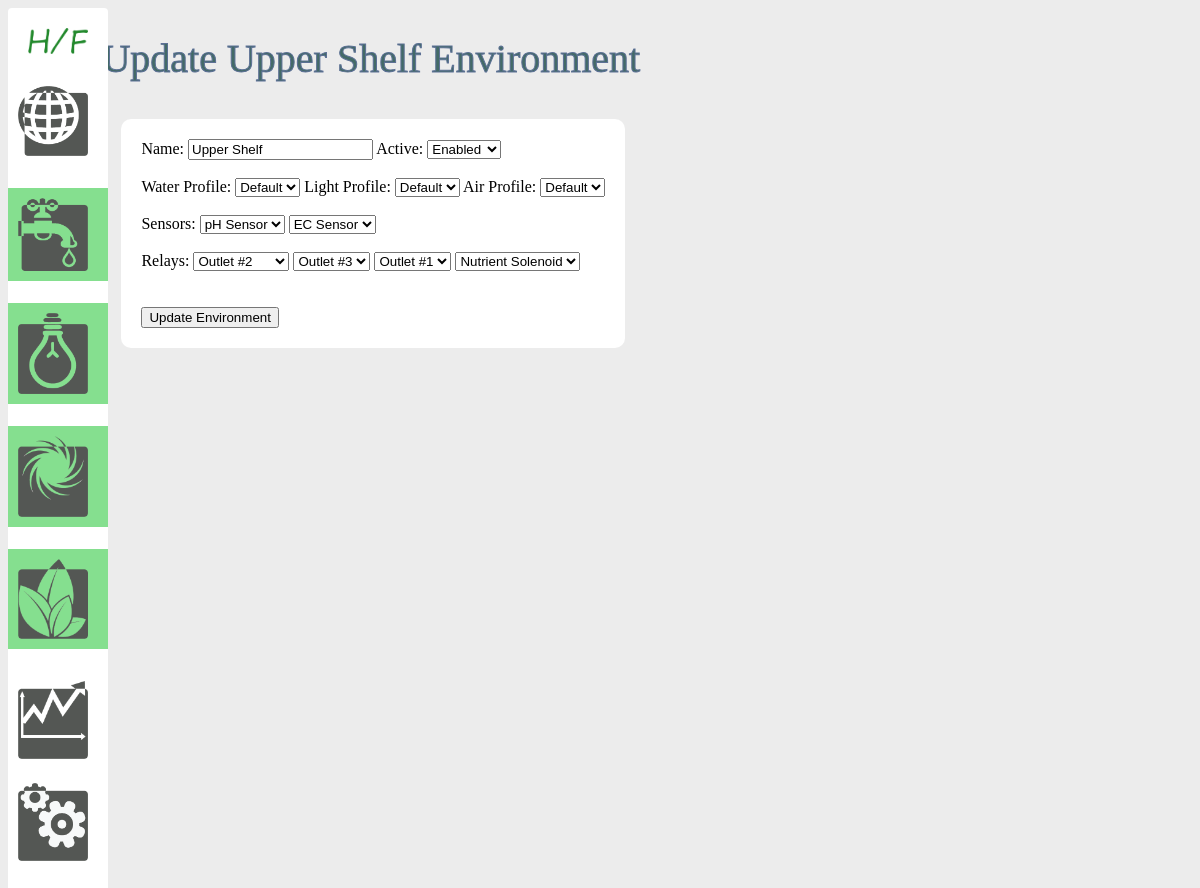
The app's page /update_enviro/1, older data.
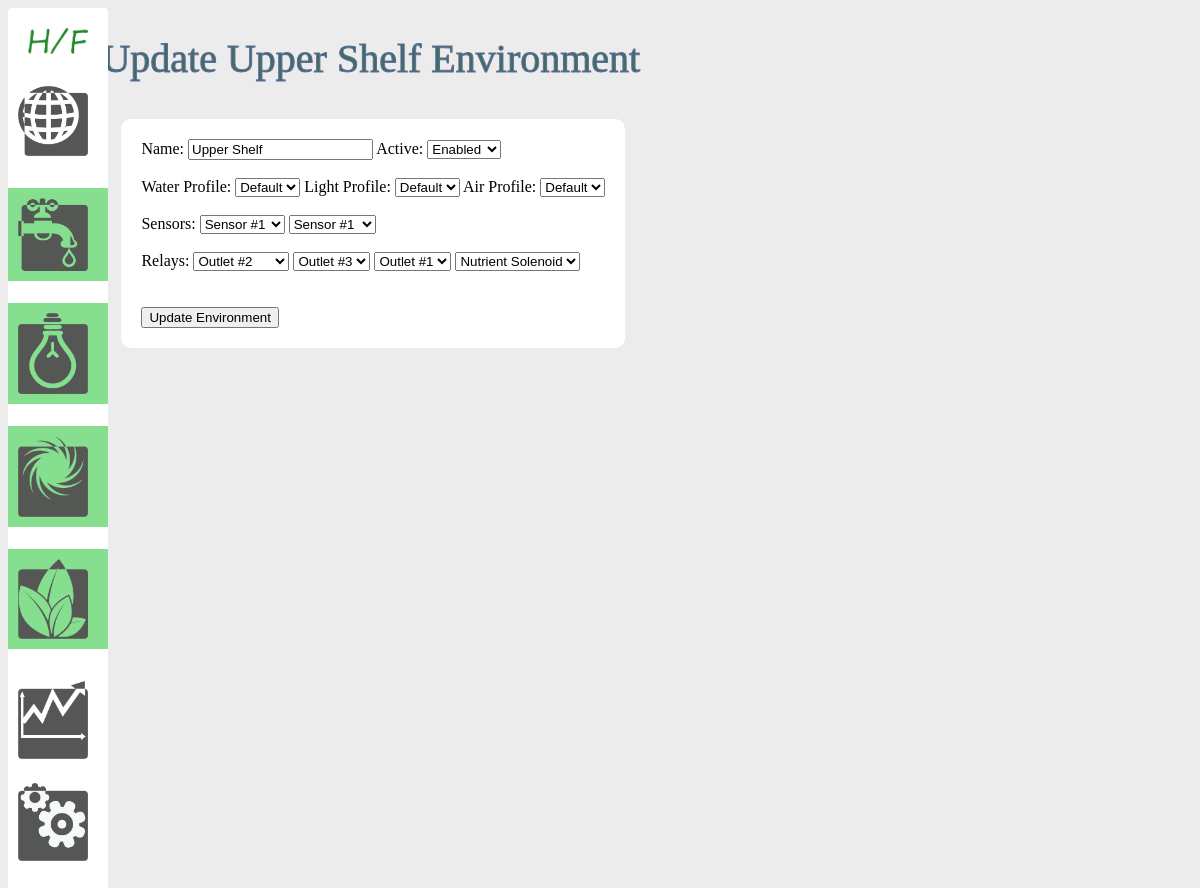
The same page, newer data.
### models.py (models this page shows, shortened)
class Enviro(db.Model):
    id = db.Column(db.Integer, primary_key=True)
    name = db.Column(db.String(50), nullable=False)
    ph_sensor = db.Column(db.Integer, default=0)
    ec_sensor = db.Column(db.Integer, default=0)
    nutrient_solenoid = db.Column(db.Integer, default=0)
    ph_solenoid = db.Column(db.Integer, default=0)
    water_pump = db.Column(db.Integer, default=0)
    air_pump = db.Column(db.Integer, default=0)
    light_outlet = db.Column(db.Integer, default=0)
    active = db.Column(db.Integer, default=0)
    water_id = db.Column(db.Integer, db.ForeignKey('water.id'), nullable=False)
    light_id = db.Column(db.Integer, db.ForeignKey('light.id'), nullable=False)
    air_id = db.Column(db.Integer, db.ForeignKey('air.id'), nullable=False)
    crop = db.relationship('Crop', backref='crop')

class Water(db.Model):
    id = db.Column(db.Integer, primary_key=True)
    name = db.Column(db.String(50), nullable=False)
    min_ph = db.Column(db.Float, default=5.5)
    max_ph = db.Column(db.Float, default=6.5)
    min_ec = db.Column(db.Float, default=1.2)
    max_ec = db.Column(db.Float, default=1.6)
    cycles = db.relationship('Cycle', backref='cycle')
    enviros = db.relationship('Enviro', backref='water', lazy=True)

class Air(db.Model):
    id = db.Column(db.Integer, primary_key=True)
    name = db.Column(db.String(50), nullable=False)
    min_temp = db.Column(db.Integer, default=60)
    max_temp = db.Column(db.Integer, default=80)
    min_humid = db.Column(db.Integer, default=50)
    max_humid = db.Column(db.Integer, default=60)
    enviros = db.relationship('Enviro', backref='air', lazy=True)

### views.py (the view)
@app.route('/update_enviro/<int:id>', methods=['POST', 'GET'])
def update_enviro(id):
    enviro = Enviro.query.get_or_404(id)
    if request.method == 'POST':
        enviro.name = request.form['name']
        enviro.water_id = request.form['water_id']
        enviro.light_id = request.form['light_id']
        enviro.air_id = request.form['air_id']
        enviro.ph_sensor = request.form['ph_sensor']
        enviro.ec_sensor = request.form['ec_sensor']
        enviro.water_pump = request.form['water_pump']
        enviro.air_pump = request.form['air_pump']
        enviro.light_outlet = request.form['light_outlet']
        enviro.nutrient_solenoid = request.form['nutrient_solenoid']
        enviro.active = request.form['active']
        try:
            db.session.commit()
            return redirect('/enviro')
        except:
            return 'Update Unsuccesful'
    else:
        plants = Plant.query.all()
        lights = Light.query.all()
        airs = Air.query.all()
        waters = Water.query.all()
        return render_template('enviro/update_environment.html', enviro=enviro, plants=plants, lights=lights, airs=airs, waters=waters)

### templates/enviro/update_environment.html (shortened to what this page needs)
{% extends 'layout.html' %}
{% block body %}
    <h1>Update {{ enviro.name }} Environment</h1>
    <div class = "form">
        <form action="/update_enviro/{{enviro.id}}" method="POST" id="enviro-form">
            <label>Name:</label>
            <input type="text" name="name" id="name" value="{{enviro.name}}">
            <label>Active:</label>
            <select name = "active" id = "active">
                <option {% if enviro.active == 1 %} selected {% endif %} value = "1">Enabled</option>
            </select>
            <br /><br />
            <div>
                <label>Water Profile:</label>
                <select name="water_id" id="water_id" form="enviro-form">
                    {% for water in waters %}
                        <option {% if enviro.water_id == water.id %} selected {% endif %} value="{{water.id}}">{{ water.name }}</option>
                    {% endfor %}
                </select>
                <label>Light Profile:</label>
                <select name="light_id" id="light_id" form="enviro-form">
                    {% for light in lights %}
                        <option {% if enviro.light_id == light_id %} selected {% endif %} value="{{light.id}}">{{ light.name }}</option>
                    {% endfor %}
                </select>
                <label>Air Profile:</label>
                <select name="air_id" id="air_id" form="enviro-form">
                    {% for air in airs %}
                        <option {% if enviro.air_id == air.id %} selected {% endif %} value="{{air.id}}">{{ air.name }}</option>
                    {% endfor %}
                </select>
                <br /><br />
            </div>
            <div>
                Sensors:
                <select name="ph_sensor" id="ph_sensor" form="enviro-form" default="{{enviro.ph_sensor}}">
                    <option value="0">pH Sensor</option>
                    <option value="1" {% if enviro.ph_sensor == 1 %} selected {% endif %}>Sensor #1</option>
                </select>
                <select name="ec_sensor" id="ec_sensor" form="enviro-form" default="{{enviro.ec_sensor}}">
                    <option value="0">EC Sensor</option>
                    <option value="1" {% if enviro.ec_sensor == 1 %} selected {% endif %}>Sensor #1</option>
                </select>
            </div>
            <br />
            <div>
                Relays:
                <select name="water_pump" id="water_pump" form="enviro-form" defualt="{{enviro.water_pump}}">
                    <option value="10" {% if enviro.water_pump == 10 %} selected {% endif %}>Outlet #2</option>
                </select>
                <select name="air_pump" id="air_pump" form="enviro-form">
                    <option value="12" {% if enviro.air_pump == 12 %} selected {% endif %}>Outlet #3</option>
                </select>
                <select name="light_outlet" id="light_outlet" form="enviro-form">
                    <option value="8" {% if enviro.light_outlet == 8 %} selected {% endif %}>Outlet #1</option>
                </select>
                <select name="nutrient_solenoid" id="nutrient_solenoid" form="enviro-form">
                    <option value="0">Nutrient Solenoid</option>
                </select>
            </div>
            <br /><br />
            <input type="submit" value="Update Environment">
        </form>
    </div>
{% endblock %}

Row changes from the older to the newer data that the page shows:
changed Enviro "Upper Shelf": ph_sensor "pH Sensor" → "Sensor #1"; ec_sensor "EC Sensor" → "Sensor #1"
